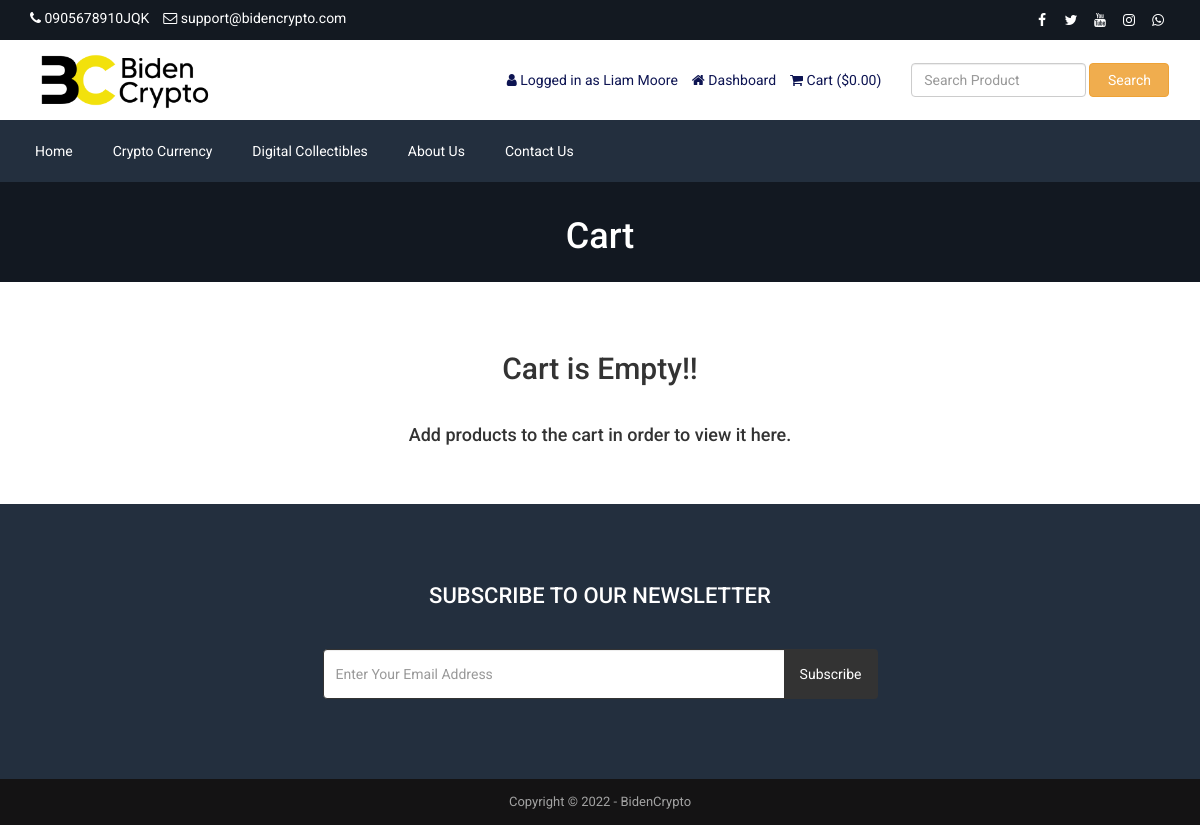
The page /cart.php (signed in) on the database its author committed.
### tables this page shows
CREATE TABLE `tbl_settings` (
  `id` int(11) NOT NULL,
  `logo` varchar(255) NOT NULL,
  `favicon` varchar(255) NOT NULL,
  `footer_about` text NOT NULL,
  `footer_copyright` text NOT NULL,
  `contact_address` text NOT NULL,
  `contact_email` varchar(255) NOT NULL,
  `contact_phone` varchar(255) NOT NULL,
  `contact_fax` varchar(255) NOT NULL,
  `contact_map_iframe` text NOT NULL,
  `receive_email` varchar(255) NOT NULL,
  `receive_email_subject` varchar(255) NOT NULL,
  `receive_email_thank_you_message` text NOT NULL,
  `forget_password_message` text NOT NULL,
  `total_recent_post_footer` int(10) NOT NULL,
  `total_popular_post_footer` int(10) NOT NULL,
  `total_recent_post_sidebar` int(11) NOT NULL,
  `total_popular_post_sidebar` int(11) NOT NULL,
  `total_featured_product_home` int(11) NOT NULL,
  `total_latest_product_home` int(11) NOT NULL,
  `total_popular_product_home` int(11) NOT NULL,
  `meta_title_home` text NOT NULL,
  `meta_keyword_home` text NOT NULL,
  `meta_description_home` text NOT NULL,
  `banner_login` varchar(255) NOT NULL,
  `banner_registration` varchar(255) NOT NULL,
  `banner_forget_password` varchar(255) NOT NULL,
  `banner_reset_password` varchar(255) NOT NULL,
  `banner_search` varchar(255) NOT NULL,
  `banner_cart` varchar(255) NOT NULL,
  `banner_checkout` varchar(255) NOT NULL,
  `banner_product_category` varchar(255) NOT NULL,
  `banner_blog` varchar(255) NOT NULL,
  `cta_title` varchar(255) NOT NULL,
  `cta_content` text NOT NULL,
  `cta_read_more_text` varchar(255) NOT NULL,
  `cta_read_more_url` varchar(255) NOT NULL,
  `cta_photo` varchar(255) NOT NULL,
  `featured_product_title` varchar(255) NOT NULL,
  `featured_product_subtitle` varchar(255) NOT NULL,
  `latest_product_title` varchar(255) NOT NULL,
  `latest_product_subtitle` varchar(255) NOT NULL,
  `popular_product_title` varchar(255) NOT NULL,
  `popular_product_subtitle` varchar(255) NOT NULL,
  `testimonial_title` varchar(255) NOT NULL,
  `testimonial_subtitle` varchar(255) NOT NULL,
  `testimonial_photo` varchar(255) NOT NULL,
  `blog_title` varchar(255) NOT NULL,
  `blog_subtitle` varchar(255) NOT NULL,
  `newsletter_text` text NOT NULL,
  `paypal_email` varchar(255) NOT NULL,
  `stripe_public_key` varchar(255) NOT NULL,
  `stripe_secret_key` varchar(255) NOT NULL,
  `bank_detail` text NOT NULL,
  `before_head` text NOT NULL,
  `after_body` text NOT NULL,
  `before_body` text NOT NULL,
  `home_service_on_off` int(11) NOT NULL,
  `home_welcome_on_off` int(11) NOT NULL,
  `home_featured_product_on_off` int(11) NOT NULL,
  `home_latest_product_on_off` int(11) NOT NULL,
  `home_popular_product_on_off` int(11) NOT NULL,
  `home_testimonial_on_off` int(11) NOT NULL,
  `home_blog_on_off` int(11) NOT NULL,
  `newsletter_on_off` int(11) NOT NULL,
  `ads_above_welcome_on_off` int(1) NOT NULL,
  `ads_above_featured_product_on_off` int(1) NOT NULL,
  `ads_above_latest_product_on_off` int(1) NOT NULL,
  `ads_above_popular_product_on_off` int(1) NOT NULL,
  `ads_above_testimonial_on_off` int(1) NOT NULL,
  `ads_category_sidebar_on_off` int(1) NOT NULL
);

CREATE TABLE `tbl_social` (
  `social_id` int(11) NOT NULL,
  `social_name` varchar(30) NOT NULL,
  `social_url` varchar(255) NOT NULL,
  `social_icon` varchar(30) NOT NULL
);

CREATE TABLE `tbl_top_category` (
  `tcat_id` int(11) NOT NULL,
  `tcat_name` varchar(255) NOT NULL,
  `show_on_menu` int(1) NOT NULL
);

CREATE TABLE `tbl_page` (
  `id` int(11) NOT NULL,
  `about_title` varchar(255) NOT NULL,
  `about_content` text NOT NULL,
  `about_banner` varchar(255) NOT NULL,
  `about_meta_title` varchar(255) NOT NULL,
  `about_meta_keyword` text NOT NULL,
  `about_meta_description` text NOT NULL,
  `faq_title` varchar(255) NOT NULL,
  `faq_banner` varchar(255) NOT NULL,
  `faq_meta_title` varchar(255) NOT NULL,
  `faq_meta_keyword` text NOT NULL,
  `faq_meta_description` text NOT NULL,
  `blog_title` varchar(255) NOT NULL,
  `blog_banner` varchar(255) NOT NULL,
  `blog_meta_title` varchar(255) NOT NULL,
  `blog_meta_keyword` text NOT NULL,
  `blog_meta_description` text NOT NULL,
  `contact_title` varchar(255) NOT NULL,
  `contact_banner` varchar(255) NOT NULL,
  `contact_meta_title` varchar(255) NOT NULL,
  `contact_meta_keyword` text NOT NULL,
  `contact_meta_description` text NOT NULL,
  `pgallery_title` varchar(255) NOT NULL,
  `pgallery_banner` varchar(255) NOT NULL,
  `pgallery_meta_title` varchar(255) NOT NULL,
  `pgallery_meta_keyword` text NOT NULL,
  `pgallery_meta_description` text NOT NULL,
  `vgallery_title` varchar(255) NOT NULL,
  `vgallery_banner` varchar(255) NOT NULL,
  `vgallery_meta_title` varchar(255) NOT NULL,
  `vgallery_meta_keyword` text NOT NULL,
  `vgallery_meta_description` text NOT NULL
);

### cart.php (the view, shortened to what this page needs)
<?php require_once('header.php'); ?>
<?php
$statement = $pdo->prepare("SELECT * FROM tbl_settings WHERE id=1");
$statement->execute();
$result = $statement->fetchAll(PDO::FETCH_ASSOC);
foreach ($result as $row) {
    $banner_cart = $row['banner_cart'];
}
?>
<div class="page-banner" style="background-image: url(assets/uploads/<?php echo $banner_cart; ?>)">
    <div class="overlay"></div>
    <div class="page-banner-inner">
        <h1><?php echo LANG_VALUE_18; ?></h1>
    </div>
</div>
<div class="page">
	<div class="container">
		<div class="row">
			<div class="col-md-12">
                <?php if(!isset($_SESSION['cart_p_id'])): ?>
                    <?php echo '<h2 class="text-center">Cart is Empty!!</h2></br>'; ?>
                    <?php echo '<h4 class="text-center">Add products to the cart in order to view it here.</h4>'; ?>
                <?php endif; ?>
			</div>
		</div>
	</div>
</div>
<?php require_once('footer.php'); ?>

### header.php (shortened to what this page needs)
<?php
include("admin/inc/config.php");
$statement = $pdo->prepare("SELECT * FROM tbl_settings WHERE id=1");
$statement->execute();
$result = $statement->fetchAll(PDO::FETCH_ASSOC);
foreach ($result as $row) {
	$logo = $row['logo'];
	$contact_email = $row['contact_email'];
	$contact_phone = $row['contact_phone'];
}
?>
<!DOCTYPE html>
<html lang="en">
<head>
	<link rel="stylesheet" href="assets/css/bootstrap.min.css">
	<link rel="stylesheet" href="assets/css/font-awesome.min.css">
	<link rel="stylesheet" href="assets/css/owl.carousel.min.css">
	<link rel="stylesheet" href="assets/css/owl.theme.default.min.css">
	<link rel="stylesheet" href="assets/css/jquery.bxslider.min.css">
	<link rel="stylesheet" href="assets/css/magnific-popup.css">
	<link rel="stylesheet" href="assets/css/rating.css">
	<link rel="stylesheet" href="assets/css/spacing.css">
	<link rel="stylesheet" href="assets/css/bootstrap-touch-slider.css">
	<link rel="stylesheet" href="assets/css/animate.min.css">
	<link rel="stylesheet" href="assets/css/tree-menu.css">
	<link rel="stylesheet" href="assets/css/select2.min.css">
	<link rel="stylesheet" href="assets/css/main.css">
	<link rel="stylesheet" href="assets/css/responsive.css">
	<?php
	$statement = $pdo->prepare("SELECT * FROM tbl_page WHERE id=1");
	$statement->execute();
	$result = $statement->fetchAll(PDO::FETCH_ASSOC);
	?>
</head>
<body>
	<div class="top">
		<div class="container">
			<div class="row">
				<div class="col-md-6 col-sm-6 col-xs-12">
					<div class="left">
						<ul>
							<li><i class="fa fa-phone"></i> <?php echo $contact_phone; ?></li>
							<li><i class="fa fa-envelope-o"></i> <?php echo $contact_email; ?></li>
						</ul>
					</div>
				</div>
				<div class="col-md-6 col-sm-6 col-xs-12">
					<div class="right">
						<ul>
							<?php
							$statement = $pdo->prepare("SELECT * FROM tbl_social");
							$statement->execute();
							$result = $statement->fetchAll(PDO::FETCH_ASSOC);
							foreach ($result as $row) {
							?>
								<?php if ($row['social_url'] != '') : ?>
									<li><a href="<?php echo $row['social_url']; ?>"><i class="<?php echo $row['social_icon']; ?>"></i></a></li>
								<?php endif; ?>
							<?php
							}
							?>
						</ul>
					</div>
				</div>
			</div>
		</div>
	</div>
	<div class="header">
		<div class="container">
			<div class="row inner">
				<div class="col-md-4 logo">
					<a href="index.php"><img src="assets/uploads/<?php echo $logo; ?>" alt="logo image"></a>
				</div>
				<div class="col-md-5 right">
					<ul>
						<?php
						if (isset($_SESSION['customer'])) {
						?>
							<li><i class="fa fa-user"></i> <?php echo LANG_VALUE_13; ?> <?php echo $_SESSION['customer']['cust_name']; ?></li>
							<li><a href="dashboard.php"><i class="fa fa-home"></i> <?php echo LANG_VALUE_89; ?></a></li>
						<?php
						} else {
						?>
							<li><a href="login.php"><i class="fa fa-sign-in"></i> <?php echo LANG_VALUE_9; ?></a></li>
							<li><a href="registration.php"><i class="fa fa-user-plus"></i> <?php echo LANG_VALUE_15; ?></a></li>
						<?php
						}
						?>
						<li><a href="cart.php"><i class="fa fa-shopping-cart"></i> <?php echo LANG_VALUE_18; ?> (<?php echo LANG_VALUE_1; ?><?php
																																			if (isset($_SESSION['cart_p_id'])) {
																																				$table_total_price = 0;
																																				$i = 0;
																																				foreach ($_SESSION['cart_p_qty'] as $key => $value) {
																																					$i++;
																																					$arr_cart_p_qty[$i] = $value;
																																				}
																																				$i = 0;
																																				foreach ($_SESSION['cart_p_current_price'] as $key => $value) {
																																					$i++;
																																					$arr_cart_p_current_price[$i] = $value;
																																				}
																																				for ($i = 1; $i <= count($arr_cart_p_qty); $i++) {
																																					$row_total_price = $arr_cart_p_current_price[$i] * $arr_cart_p_qty[$i];
																																					$table_total_price = $table_total_price + $row_total_price;
																																				}
																																				echo $table_total_price;
																																			} else {
																																				echo '0.00';
																																			}
																																			?>)</a></li>
					</ul>
				</div>
				<div class="col-md-3 search-area">
					<form class="navbar-form navbar-left" role="search" action="search-result.php" method="get">
						<div class="form-group">
							<input type="text" class="form-control search-top" placeholder="<?php echo LANG_VALUE_2; ?>" name="search_text">
						</div>
						<button type="submit" class="btn btn-warning"><?php echo LANG_VALUE_3; ?></button>
					</form>
				</div>
			</div>
		</div>
	</div>
	<div class="nav">
		<div class="container">
			<div class="row">
				<div class="col-md-12 pl_0 pr_0">
					<div class="menu-container">
						<div class="menu">
							<ul>
								<li><a href="index.php">Home</a></li>
								<?php
								$statement = $pdo->prepare("SELECT * FROM tbl_top_category WHERE show_on_menu=1");
								$statement->execute();
								$result = $statement->fetchAll(PDO::FETCH_ASSOC);
								foreach ($result as $row) {
								?>
									<li><a href="product-category.php?id=<?php echo $row['tcat_id']; ?>&type=top-category"><?php echo $row['tcat_name']; ?></a>
									</li>
								<?php
								}
								?>
								<?php
								$statement = $pdo->prepare("SELECT * FROM tbl_page WHERE id=1");
								$statement->execute();
								$result = $statement->fetchAll(PDO::FETCH_ASSOC);
								foreach ($result as $row) {
									$about_title = $row['about_title'];
									$contact_title = $row['contact_title'];
								}
								?>
								<li><a href="about.php"><?php echo $about_title; ?></a></li>
								<li><a href="contact.php"><?php echo $contact_title; ?></a></li>
							</ul>
						</div>
					</div>
				</div>
			</div>
		</div>
	</div>

### footer.php (shortened to what this page needs)
<?php
$statement = $pdo->prepare("SELECT * FROM tbl_settings WHERE id=1");
$statement->execute();
$result = $statement->fetchAll(PDO::FETCH_ASSOC);
foreach ($result as $row)
{
	$footer_copyright = $row['footer_copyright'];
    $newsletter_on_off = $row['newsletter_on_off'];
}
?>
<?php if($newsletter_on_off == 1): ?>
<section class="home-newsletter">
	<div class="container">
		<div class="row">
			<div class="col-md-6 col-md-offset-3">
				<div class="single">
				<form action="" method="post">
					<h2><?php echo LANG_VALUE_93; ?></h2>
					<div class="input-group">
			        	<input type="email" class="form-control" placeholder="<?php echo LANG_VALUE_95; ?>" name="email_subscribe">
			         	<span class="input-group-btn">
			         	<button class="btn btn-theme" type="submit" name="form_subscribe"><?php echo LANG_VALUE_92; ?></button>
			         	</span>
			        </div>
				</div>
			</div>
		</div>
	</div>
</section>
<?php endif; ?>
<div class="footer-bottom">
	<div class="container">
		<div class="row">
			<div class="col-md-12 copyright">
				<?php echo $footer_copyright; ?>
			</div>
		</div>
	</div>
</div>
</body>
</html>

### rows shown on the page
tbl_settings: contact_phone "0905678910JQK", contact_email "support@bidencrypto.com", logo (picture), banner_cart (picture), footer_copyright "Copyright © 2022 - BidenCrypto"
tbl_top_category: tcat_name "Crypto Currency"
tbl_top_category: tcat_name "Digital Collectibles"
tbl_page: about_title "About Us", contact_title "Contact Us"

### other values the page prints
LANG_VALUE_13 "Logged in as"
$_SESSION['customer']['cust_name'] "Liam Moore"
LANG_VALUE_89 "Dashboard"
LANG_VALUE_18 "Cart"
LANG_VALUE_1 "$"
LANG_VALUE_3 "Search"
LANG_VALUE_93 "SUBSCRIBE TO OUR NEWSLETTER"
LANG_VALUE_92 "Subscribe"
